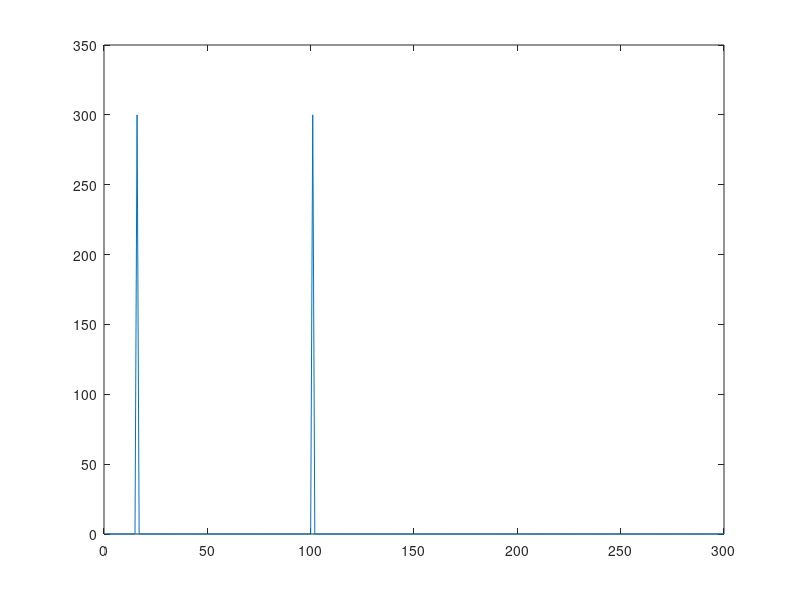
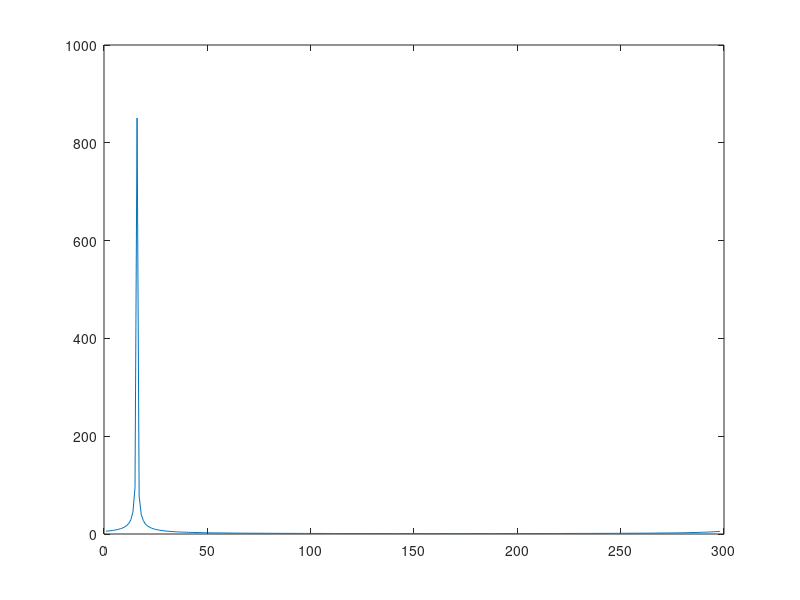

These charts were generated, in order, by the following MATLAB code:
clc;clear;close all;
% w = 0:0.01:2*pi;
% H = 1+ exp(-j*w) + exp(-j*2*w);
% plot(abs(H));
% 
f = 0:0.01:1;
H = 1 + exp(-j*2*pi*f) + exp(-j*2*2*pi*f) ;%+ exp(-j*3*2*pi*f) + exp(-j*4*2*pi*f)...
   % + exp(-j*5*2*pi*f) + exp(-j*6*2*pi*f) + exp(-j*7*2*pi*f);
plot(abs(H));

f1 = 30;
f2 = 200;
fs = 600;
t = 1:1:300;
s = exp(j*2*pi*f1*t/fs) + exp(j*2*pi*f2*t/fs);
F_s = fft(s);
figure(1);
plot(abs(F_s));

filter_s = s(3:end) + s(2:end-1) + s(1:end-2);
F_filter_s = fft(filter_s);
figure(2);
plot(abs(F_filter_s));